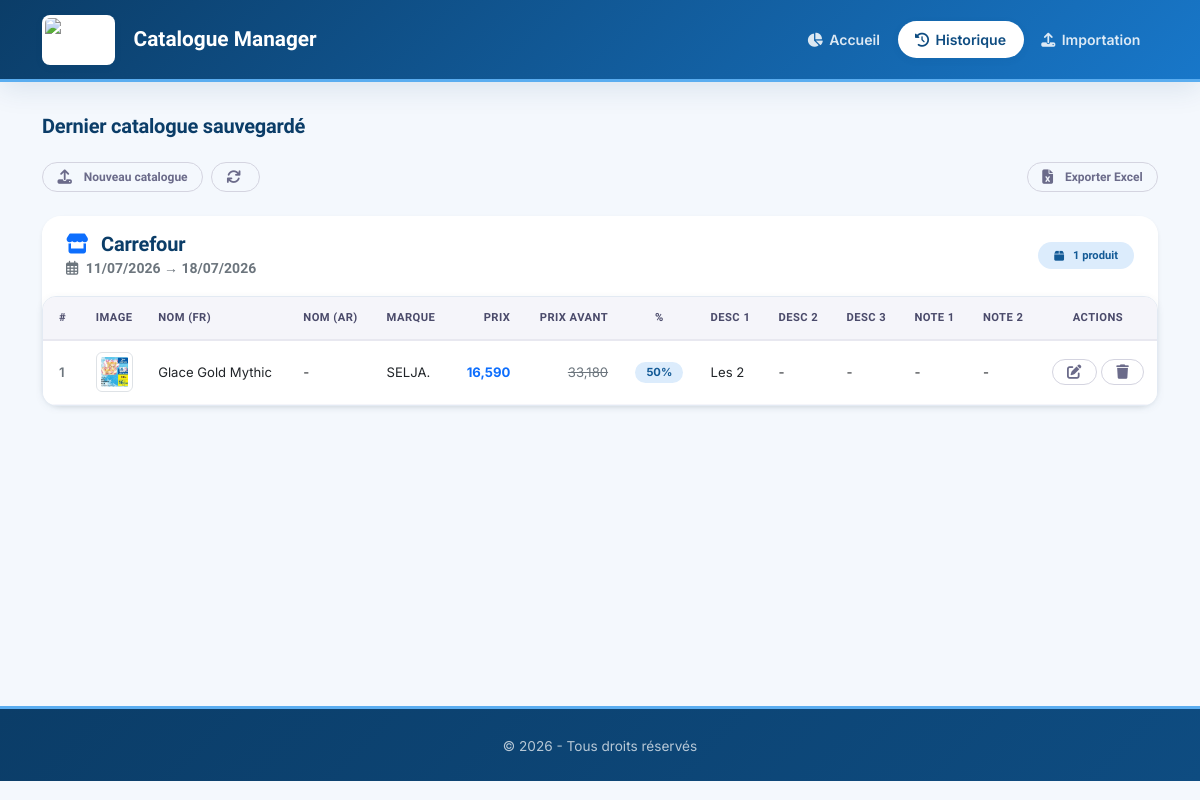
Screenshot of /products/ with the database file from the repository.
### catalogue_app/models.py (models this page shows, shortened)
class Catalogue(models.Model):
    enseigne = models.ForeignKey(Enseigne, on_delete=models.CASCADE, verbose_name="Enseigne")
    date_debut = models.DateField(verbose_name="Date de début")
    date_fin = models.DateField(verbose_name="Date de fin")
    date_upload = models.DateTimeField(auto_now_add=True, verbose_name="Date d'upload")
    image_path = models.CharField(max_length=255, blank=True, null=True, verbose_name="Chemin de l'image")
    note = models.CharField(
        max_length=255,
        blank=True,
        null=True,
        verbose_name="Note (ex: Saint Valentin, Noël, Eid...)"
    )
    class Meta:
        unique_together = ['enseigne', 'date_debut', 'date_fin']
        verbose_name = "Catalogue"
        verbose_name_plural = "Catalogues"
        ordering = ['-date_upload']

class Enseigne(models.Model):
    ENSEIGNE_CHOICES = [
        ('MG', 'MG'),
        ('Carrefour', 'Carrefour'),
        ('Carrefour Market', 'Carrefour Market'),
        ('Carrefour Express', 'Carrefour Express'),
        ('Aziza', 'Aziza'),
        ('Anouar', 'Anouar'),
        ('Géant', 'Géant'),
        ('Monoprix', 'Monoprix'),
        ('autre', 'Autre'),
    ]
    nom = models.CharField(
        max_length=50,
        choices=ENSEIGNE_CHOICES,
        default='autre',
        verbose_name="Nom de l'enseigne"
    )
    created_at = models.DateTimeField(auto_now_add=True)
    class Meta:
        verbose_name = "Enseigne"
        verbose_name_plural = "Enseignes"
        ordering = ['nom']

class Produit(models.Model):
    catalogue = models.ForeignKey(Catalogue, on_delete=models.CASCADE, related_name='produits', verbose_name="Catalogue")
    nom = models.CharField(max_length=255, blank=True, null=True, verbose_name="Nom (Affiché)")
    nom_fr = models.CharField(max_length=255, blank=True, null=True, verbose_name="Nom (FR)")
    nom_ar = models.CharField(max_length=255, blank=True, null=True, verbose_name="Nom (AR)")
    marque = models.CharField(max_length=255, blank=True, null=True, verbose_name="Marque")
    prix = models.DecimalField(max_digits=10, decimal_places=3, null=True, blank=True, verbose_name="Prix (TND)")
    prix_avant = models.DecimalField(max_digits=10, decimal_places=3, null=True, blank=True, verbose_name="Prix avant (TND)")
    pourcentage = models.DecimalField(max_digits=5, decimal_places=0, null=True, blank=True, verbose_name="%")
    description = models.TextField(blank=True, null=True, verbose_name="Description")
    description_2 = models.TextField(blank=True, null=True, verbose_name="Description 2")
    description_3 = models.TextField(blank=True, null=True, verbose_name="Description 3")
    description_user_1 = models.TextField(blank=True, null=True, verbose_name="Description supplémentaire 1")
    description_user_2 = models.TextField(blank=True, null=True, verbose_name="Description supplémentaire 2")
    remise = models.DecimalField(max_digits=10, decimal_places=3, null=True, blank=True, verbose_name="Remise (TND)")
    extrait_texte = models.TextField(blank=True, null=True, verbose_name="Texte extrait")
    image_produit = models.ImageField(upload_to='produits/', null=True, blank=True, verbose_name="Image du produit")
    created_at = models.DateTimeField(auto_now_add=True, verbose_name="Date de création")
    updated_at = models.DateTimeField(auto_now=True, verbose_name="Date de mise à jour")
    est_sauvegarde = models.BooleanField(default=False, verbose_name="Sauvegardé")
    class Meta:
        verbose_name = "Produit"
        verbose_name_plural = "Produits"
        ordering = ['-created_at']

### catalogue_app/views.py (the view, shortened to what this page needs)
# urls.py: path('products/', views.product_list, name='product_list'),
def product_list(request):
    dernier_catalogue = None
    produits = []
    for catalogue in Catalogue.objects.order_by('-date_upload'):
        produits_sauvegardes = catalogue.produits.filter(est_sauvegarde=True)
        if produits_sauvegardes.exists():
            dernier_catalogue = catalogue
            produits = produits_sauvegardes
            break
    if dernier_catalogue:
        context = {
            'catalogue': dernier_catalogue,
            'produits': produits,
            'total_produits': produits.count(),
            'has_products': True,
        }
    return render(request, 'product_list.html', context)

### catalogue_app/templates/product_list.html (shortened to what this page needs)
{% extends 'base.html' %}
{% block content %}
<div class="d-flex justify-content-between align-items-center mb-4">
    <h5 class="fw-bold mb-0">
        Dernier catalogue sauvegardé
    </h5>
</div>
<div class="d-flex flex-wrap justify-content-between align-items-center gap-2 mb-4">
    <div class="d-flex gap-2">
        <a href="{% url 'upload' %}" class="btn btn-new-catalogue btn-sm" style="text-decoration: none;">
            <i class="fas fa-upload me-1"></i>Nouveau catalogue
        </a>
        <a href="{% url 'product_list' %}" class="btn btn-outline-secondary btn-sm" style="text-decoration: none;">
            <i class="fas fa-sync me-1"></i>
        </a>
    </div>
    <div>
        <a href="{% url 'export_products_excel' %}" class="btn btn-export btn-sm" style="text-decoration: none;">
            <i class="fas fa-file-excel me-1"></i>Exporter Excel
        </a>
    </div>
</div>
{% if catalogue and has_products %}
    <div class="card border-0 shadow-sm mb-4">
        <div class="card-header bg-white border-0 py-3">
            <div class="d-flex flex-wrap justify-content-between align-items-center">
                <div>
                    <h5 class="fw-bold mb-0">
                        <i class="fas fa-store text-primary me-2"></i>
                        {{ catalogue.enseigne.nom }}
                    </h5>
                    <small class="text-muted">
                        <i class="far fa-calendar-alt me-1"></i>
                        {{ catalogue.date_debut|date:"d/m/Y" }} → {{ catalogue.date_fin|date:"d/m/Y" }}
                    </small>
                </div>
                <div>
                    <span class="badge bg-primary rounded-pill px-3 py-2">
                        <i class="fas fa-box me-1"></i> {{ produits.count }} produit{{ produits.count|pluralize }}
                    </span>
                </div>
            </div>
        </div>
        <div class="card-body p-0">
            <div class="table-responsive">
                <table class="table table-hover align-middle mb-0" id="productTable">
                    <thead class="table-light">
                        <tr>
                            <th class="ps-3" style="width: 40px;">#</th>
                            <th style="width: 60px;">Image</th>
                            <th>Nom (FR)</th>
                            <th>Nom (AR)</th>
                            <th>Marque</th>
                            <th class="text-end">Prix</th>
                            <th class="text-end">Prix Avant</th>
                            <th class="text-center">%</th>
                            <th>Desc 1</th>
                            <th>Desc 2</th>
                            <th>Desc 3</th>
                            <th>Note 1</th>
                            <th>Note 2</th>
                            <th class="text-center" style="width: 100px;">Actions</th>
                        </tr>
                    </thead>
                    <tbody>
                        {% for produit in produits %}
                        <tr>
                            <td class="ps-3 fw-semibold text-muted">{{ forloop.counter }}</td>
                            <td>
                                {% if produit.image_produit %}
                                    <img src="{{ produit.image_produit.url }}" alt="{{ produit.nom }}"
                                        class="img-thumbnail"
                                        style="width: 40px; height: 40px; object-fit: cover; border-radius: 6px; border: 1px solid #dee2e6;"
                                        title="Image du produit">
                                {% else %}
                                    <span class="text-muted">-</span>
                                {% endif %}
                            </td>
                            <td class="fw-medium">{{ produit.nom_fr|default:'-' }}</td>
                            <td>{{ produit.nom_ar|default:'-' }}</td>
                            <td>{{ produit.marque|default:'-' }}</td>
                            <td class="text-end">
                                {% if produit.prix %}
                                    <span class="fw-bold text-primary">{{ produit.prix|floatformat:3 }}</span>
                                {% else %}
                                    <span class="text-muted">-</span>
                                {% endif %}
                            </td>
                            <td class="text-end">
                                {% if produit.prix_avant %}
                                    <span class="text-decoration-line-through text-muted">{{ produit.prix_avant|floatformat:3 }}</span>
                                {% else %}
                                    <span class="text-muted">-</span>
                                {% endif %}
                            </td>
                            <td class="text-center">
                                {% if produit.pourcentage %}
                                    <span class="badge bg-success rounded-pill">{{ produit.pourcentage|floatformat:0 }}%</span>
                                {% else %}
                                    <span class="text-muted">-</span>
                                {% endif %}
                            </td>
                            <td>{{ produit.description|default:'-'|truncatechars:35 }}</td>
                            <td>{{ produit.description_2|default:'-'|truncatechars:25 }}</td>
                            <td>{{ produit.description_3|default:'-'|truncatechars:25 }}</td>
                            <td>{{ produit.description_user_1|default:'-'|truncatechars:25 }}</td>
                            <td>{{ produit.description_user_2|default:'-'|truncatechars:25 }}</td>
                            <td>
                                <div class="d-flex gap-1 justify-content-center">
                                    <a href="{% url 'edit_product_saved' produit.id %}"
                                    class="btn btn-edit btn-sm"
                                    title="Éditer">
                                        <i class="fas fa-edit"></i>
                                    </a>
                                    <button type="button"
                                            class="btn btn-delete btn-sm delete-product-btn"
                                            data-product-id="{{ produit.id }}"
                                            data-product-name="{{ produit.nom|default:produit.nom_fr|default:'ce produit' }}"
                                            title="Supprimer">
                                        <i class="fas fa-trash"></i>
                                    </button>
                                </div>
                            </td>
                        </tr>
                        {% endfor %}
                    </tbody>
                </table>
            </div>
        </div>
    </div>
{% endif %}
{% endblock %}

### catalogue_app/static/css/delice_style.css (style rules this page uses)
:root { --blue-900: #0b3d68; --blue-800: #0e4c81; --blue-700: #135a96; --blue-600: #1877c9; --blue-500: #2f93e6; --blue-400: #5aadf0; --blue-300: #85c4f5; --blue-200: #b0d9f9; --blue-100: #dcecfc; --blue-50: #f0f7fe; --gray-900: #1a1a2e; --gray-800: #2d2d44; --gray-700: #4a4a6a; --gray-600: #6b6b8a; --gray-500: #9a9ab0; --gray-400: #b8b8cc; --gray-300: #d4d4e0; --gray-200: #e8e8f0; --gray-100: #f5f5fa; --gray-50: #fafaff; --sky: #f4f8fd; --surface: #ffffff; --line: #e3eaf3; --font-display: 'Sora', 'Segoe UI', Arial, sans-serif; --font-body: 'Inter', 'Segoe UI', Arial, sans-serif; --radius-sm: 8px; --radius-md: 14px; --radius-lg: 20px; --radius-xl: 26px; --shadow-sm: 0 2px 8px rgba(11, 61, 104, 0.06); --shadow-md: 0 8px 28px rgba(11, 61, 104, 0.10); --shadow-lg: 0 16px 48px rgba(11, 61, 104, 0.14); --shadow-xl: 0 24px 64px rgba(11, 61, 104, 0.18); --transition-fast: 0.15s ease; --transition-normal: 0.25s ease; --transition-slow: 0.4s ease; }
html, body { background: var(--sky); font-family: var(--font-body); color: var(--gray-800); min-height: 100vh; }
h1, h2, h3, h4, h5, h6 { font-family: var(--font-display); color: var(--blue-900); font-weight: 700; letter-spacing: -0.01em; }
a { color: var(--blue-700); text-decoration: none; transition: color var(--transition-fast); }
.card { border: 1px solid var(--line); border-radius: var(--radius-lg); box-shadow: var(--shadow-sm); transition: all var(--transition-normal); background: var(--surface); }
.card-header { border-radius: calc(var(--radius-lg) - 1px) calc(var(--radius-lg) - 1px) 0 0 !important; font-family: var(--font-display); font-weight: 700; border-bottom: 1px solid var(--line); background: var(--gray-50); padding: 0.9rem 1.5rem; }
.card-body { padding: 1.25rem 1.5rem; }
.table-responsive { border-radius: var(--radius-md); overflow-x: auto; overflow-y: visible; border: 1px solid var(--line); background: var(--surface); box-shadow: var(--shadow-sm); -webkit-overflow-scrolling: touch; }
.table { font-size: 0.82rem; border-collapse: separate; border-spacing: 0; width: 100%; min-width: 1000px; margin-bottom: 0; }
.table thead th { background: var(--gray-100); color: var(--gray-700); font-family: var(--font-display); font-weight: 700; font-size: 0.7rem; text-transform: uppercase; letter-spacing: 0.04em; border-bottom: 2px solid var(--gray-200); padding: 0.8rem 0.8rem; white-space: nowrap; position: sticky; top: 0; z-index: 10; }
.table tbody td { padding: 0.7rem 0.8rem; vertical-align: middle; border-bottom: 1px solid var(--gray-100); background: var(--surface); }
.table tbody tr { transition: all var(--transition-fast); }
.btn { font-family: var(--font-display); font-weight: 700; font-size: 0.85rem; padding: 0.5rem 1.4rem; border-radius: 9999px; border: 1.5px solid transparent; transition: all var(--transition-normal); display: inline-flex; align-items: center; justify-content: center; gap: 0.5rem; cursor: pointer; }
.btn i { font-size: 0.9rem; }
.btn-outline-secondary { background: transparent; color: var(--gray-600); border-color: var(--gray-300); }
.btn-sm { padding: 0.3rem 0.9rem; font-size: 0.75rem; }
.badge { font-weight: 700; padding: 0.3rem 0.7rem; border-radius: 9999px; font-size: 0.7rem; display: inline-flex; align-items: center; gap: 0.3rem; }
.badge.bg-success { background: var(--blue-100) !important; color: var(--blue-700) !important; }
.badge.bg-primary { background: var(--blue-100) !important; color: var(--blue-700) !important; }
.btn-edit { background: transparent; color: var(--gray-600); border: 1.5px solid var(--gray-300); transition: all var(--transition-normal); }
.btn-delete { background: transparent; color: var(--gray-600); border: 1.5px solid var(--gray-300); transition: all var(--transition-normal); }
.btn-export { background: transparent; color: var(--gray-600); border: 1.5px solid var(--gray-300); transition: all var(--transition-normal); }
.btn-new-catalogue { background: transparent; color: var(--gray-600); border: 1.5px solid var(--gray-300); transition: all var(--transition-normal); }

### rows the page displays
Catalogue: enseigne.nom "Carrefour", date_debut "11/07/2026", date_fin "18/07/2026"
Produit: image_produit (picture), nom_fr "Glace Gold Mythic", nom_ar "-", marque "SELJA.", prix "16,590", prix_avant "33,180", pourcentage "50", description "Les 2", description_2 "-", description_3 "-", description_user_1 "-", description_user_2 "-"

### other values shown
{{ produits.count }} "1"
